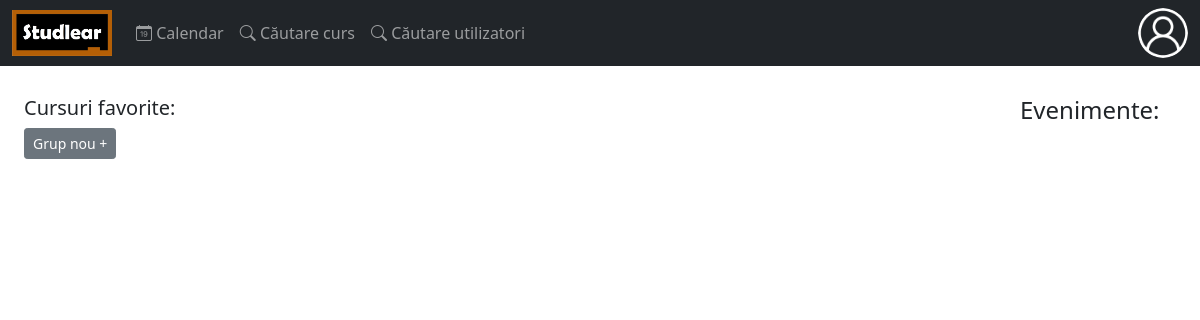
The page /Home_page.php (signed in) on the database as committed earlier.
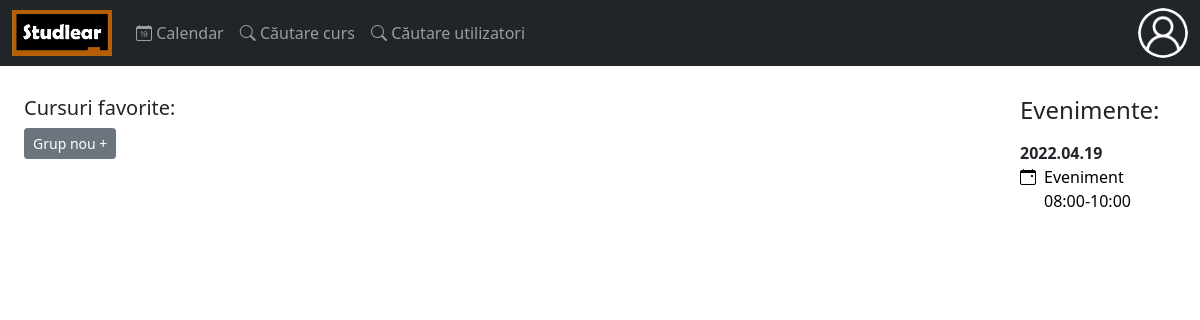
The same page on the database as committed later.
### tables this page shows
CREATE TABLE `calendar` (
  `id` int(11) NOT NULL AUTO_INCREMENT,
  `title` varchar(250) DEFAULT NULL,
  `start_event` datetime DEFAULT NULL,
  `end_event` datetime DEFAULT NULL,
  `color` varchar(100) DEFAULT NULL,
  `description` varchar(250) DEFAULT NULL,
  `user_id` int(11) DEFAULT NULL,
  PRIMARY KEY (`id`),
  KEY `calendar_FK` (`user_id`),
  CONSTRAINT `calendar_FK` FOREIGN KEY (`user_id`) REFERENCES `user` (`id`)
);

### Home_page.php (the view, shortened to what this page needs)
<!doctype html>
<html lang="en">
  <head>
    <link href="assets\css\bootstrap.min.css" rel="stylesheet"/>
    <link rel="stylesheet" href="https://cdn.jsdelivr.net/npm/bootstrap-icons@1.7.2/font/bootstrap-icons.css">
  </head>
  <body>
    <?php include 'Top_bar.php' ?>
    <div class="row">
      <div class="col-md-3 mt-3">
        <?php include 'Courses_group.php' ?>
      </div>
      <div class="col-md-7">
      </div>
      <div class="col-md-2">
        <div class="me-4 mt-3">
          <h4>Evenimente:</h4>
          <?php
          $user_id=$_SESSION['user_id'];
          for($i=0;$i<7;$i++)
          {
            $date_write=0;
            $plus_day='+'.$i.' day';
            $date=date('Y-m-d', strtotime($plus_day));
            $start_event_date=$date.' 00:00:00';
            $end_event_date=$date.' 23:59:59';
            $sql_event="SELECT * FROM calendar WHERE start_event >=STR_TO_DATE('$start_event_date', '%Y-%m-%d %H:%i:%s') AND end_event <=STR_TO_DATE('$end_event_date', '%Y-%m-%d %H:%i:%s') AND user_id like $user_id";
            $results_event=mysqli_query($db,$sql_event);
            $nr_event=mysqli_num_rows($results_event);
            if($nr_event>0 && $date_write==0)
            {
              echo '<div class="mt-3"><b>'.date('Y.m.d', strtotime($plus_day)).'</b></div>';
            }
            while($row_event=mysqli_fetch_array($results_event,MYSQLI_ASSOC))
            {
              $start_event = strtotime($row_event["start_event"]);
              $end_event = strtotime($row_event["end_event"]);
              $id = $row_event["id"];
              echo '<a href="Calendar_change.php?button=save_id_home&id='.$id.'&event_type=">';
              echo '<div class="d-flex justify-content-between">';
              echo '<i class="bi bi-calendar-event me-2"></i>';
              echo '<div style="width: 100%; overflow: hidden; text-overflow: ellipsis;">'.$row_event['title'].'</div>';
              echo '</div>';
              echo '<div class="ms-4">'.date('H:i', $start_event).'-'.date('H:i', $end_event).'</div>';
              echo '</a>';
            }
          }
          ?>
        </div>
      </div>
    </div>
  </body>
</html>

Rows that differ between the two databases and show on the page:
added calendar: title "Eveniment", start_event "08:00", end_event "10:00"
Other text that changed with them:
new list line: "2022.04.19"
